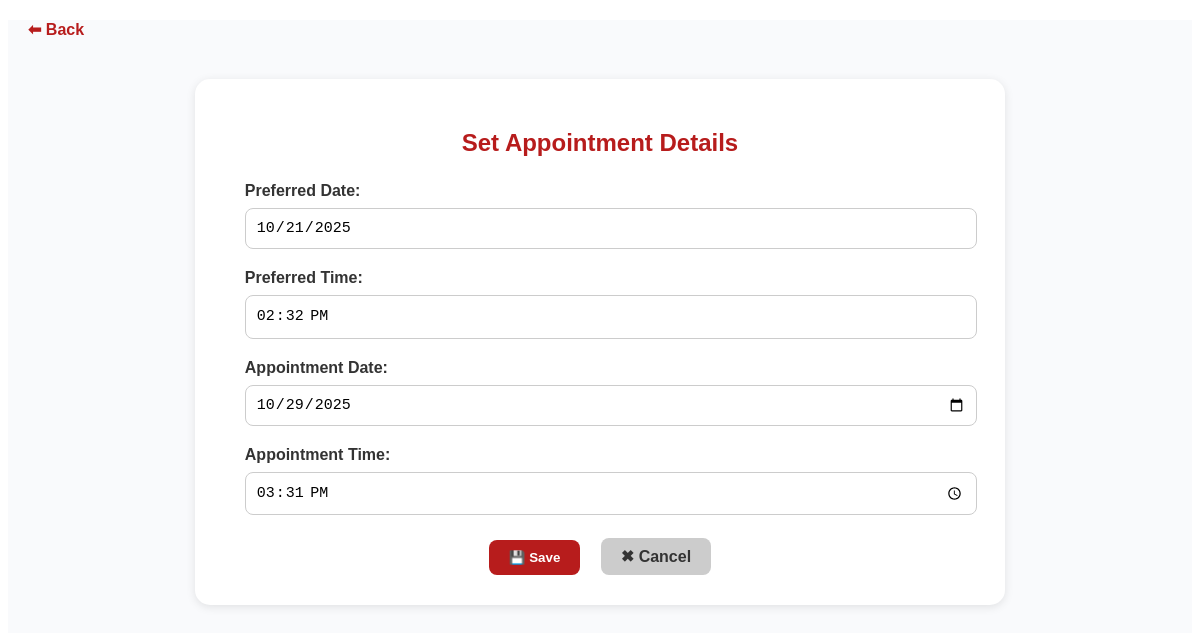
Screenshot of /accept_donor/3/ with the database file from the repository.
### Blood_Bank/models.py (models this page shows, shortened)
class Donation_Request(models.Model):
    donor = models.ForeignKey(Donor,on_delete=models.CASCADE)
    preferred_date = models.DateField(null=True,blank=True)
    preferred_time = models.TimeField(null=True,blank=True)
    appointment_date = models.DateField(null=True, blank=True)
    appointment_time = models.TimeField(null=True, blank=True)
    STATUS_CHOICES = (
        ('requested', 'Requested'),
        ('approved', 'Approved'),
        ('rejected', 'Rejected'),
        ('donated','Donated')
    )
    status = models.CharField(max_length=10, choices=STATUS_CHOICES, default='requested')

### Blood_Bank/views.py (the view, shortened to what this page needs)
# urls.py: path('accept_donor/<int:h_id>/',views.accept_donor,name='accept_donor'),
def accept_donor(request,h_id):
    donation_request = get_object_or_404(Donation_Request, id=h_id)
    if donation_request.status == 'approved':
        return render(request, 'admin_dashboard/accept_donor.html', {
            'donation_request': donation_request,
            'already_approved': True
        })
    return render(request,'admin_dashboard/accept_donor.html',{'donation_request':donation_request})

### Blood_Bank/templates/admin_dashboard/accept_donor.html (shortened to what this page needs)
{% load static %}
<!DOCTYPE html>
<html lang="en">
<head>
    <link rel="stylesheet" href="{% static 'css/admin_dashboard/accept_donor.css' %}">
</head>
<body>
    <div class="page-container">
        <div class="back-section">
            <a href="{% url 'manage_donors' %}" class="back-btn">⬅ Back</a>
        </div>
        <main class="form-container">
            <h2>Set Appointment Details</h2>
            <form method="post" class="appointment-form">
                <div class="form-group">
                    <label>Preferred Date:</label>
                    <input type="date" name="preferred_date" value="{{donation_request.preferred_date|date:'Y-m-d' }}" readonly>
                </div>
                <div class="form-group">
                    <label>Preferred Time:</label>
                    <input type="time" name="preferred_time" value="{{donation_request.preferred_time|time:'H:i'}}" readonly>
                </div>
                <div class="form-group">
                    <label>Appointment Date:</label>
                    <input type="date" name="appointment_date" value="{{donation_request.appointment_date|date:'Y-m-d' }}" required>
                </div>
                <div class="form-group">
                    <label>Appointment Time:</label>
                    <input type="time" name="appointment_time" value="{{donation_request.appointment_time|time:'H:i'}}" required>
                </div>
                <div class="btn-section">
                    <button type="submit" class="btn save">💾 Save</button>
                    <a href="{% url 'manage_donors' %}" class="btn cancel">✖ Cancel</a>
                </div>
            </form>
        </main>
    </div>
</body>
</html>

### Blood_Bank/static/css/admin_dashboard/accept_donor.css (style rules this page uses)
.page-container { font-family: "Poppins", sans-serif; background-color: #f9fafc; min-height: 100vh; }
.back-section { margin: 20px; }
.back-btn { text-decoration: none; color: #b71c1c; font-weight: bold; }
.form-container { background-color: #fff; width: 60%; margin: 40px auto; padding: 30px 50px; border-radius: 15px; box-shadow: 0 2px 10px rgba(0, 0, 0, 0.1); }
.form-container h2 { text-align: center; color: #b71c1c; margin-bottom: 25px; }
.appointment-form .form-group { margin-bottom: 20px; }
.form-group label { display: block; font-weight: 600; color: #333; margin-bottom: 8px; }
.form-group input { width: 100%; padding: 10px; border: 1px solid #ccc; border-radius: 8px; font-size: 15px; }
.btn-section { text-align: center; margin-top: 25px; }
.btn { border: none; border-radius: 8px; padding: 10px 20px; cursor: pointer; font-weight: 600; text-decoration: none; margin: 0 8px; }
.btn.save { background-color: #b71c1c; color: white; }
.btn.cancel { background-color: #ccc; color: #333; }

### rows the page displays
Donation_Request: preferred_date "10/21/2025", preferred_time "14:32", appointment_date "10/29/2025", appointment_time "15:31"
